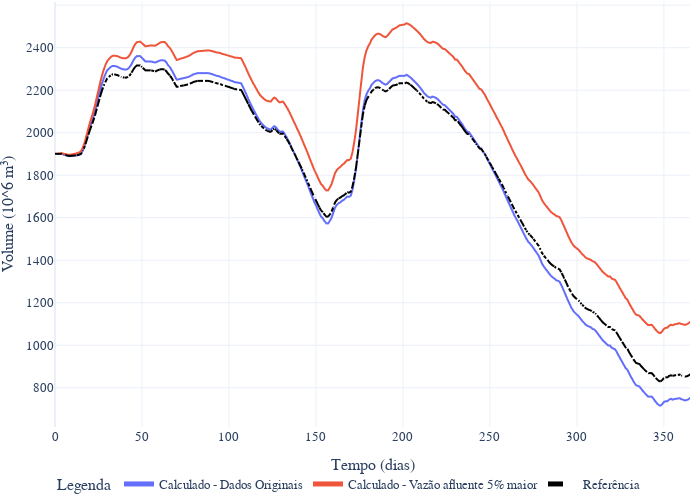

Here is the notebook cell this chart was saved with:
### Code cell
fig = px.line(df, x=df.index, y=['MB1', 'MB2', 'VU'])
fig.update_traces(line=dict(dash='dash', color='black'), selector=dict(name='VU'))

fig.update_traces(name='Referência', selector=dict(name='VU'))
fig.update_traces(name='Calculado - Dados Originais', selector=dict(name='MB1'))
fig.update_traces(name='Calculado - Vazão afluente 5% maior', selector=dict(name='MB2'))

fig.update_layout(
    xaxis_title='Tempo (dias)',
    yaxis_title='Volume (10^6 m³)',
    font=dict(family='CMU Serif', size=13),
    width=700,
    height=500,
    legend_title='Legenda',
    legend=dict(
        orientation='h',
        itemsizing='constant',
    ),
    margin=dict(l=0, r=10, t=0, b=0)
)
fig.show()

### Figure 1 — Plotly figure (JSON) as saved in the notebook; plotly's stock layout.template omitted (floating-point values rounded to 4 significant figures; data arrays with more than 128 entries replaced by an {"elided": "..."} marker saying what was removed)
{"data": [{"hovertemplate": "variable=MB1<br>index=%{x}<br>value=%{y}<extra></extra>", "legendgroup": "MB1", "line": {"color": "#636efa", "dash": "solid"}, "marker": {"symbol": "circle"}, "mode": "lines", "name": "Calculado - Dados Originais", "showlegend": true, "type": "scattergl", "x": {"elided": "366 int values"}, "xaxis": "x", "y": {"elided": "366 float values"}, "yaxis": "y"}, {"hovertemplate": "variable=MB2<br>index=%{x}<br>value=%{y}<extra></extra>", "legendgroup": "MB2", "line": {"color": "#EF553B", "dash": "solid"}, "marker": {"symbol": "circle"}, "mode": "lines", "name": "Calculado - Vazão afluente 5% maior", "showlegend": true, "type": "scattergl", "x": {"elided": "366 int values"}, "xaxis": "x", "y": {"elided": "366 float values"}, "yaxis": "y"}, {"hovertemplate": "variable=VU<br>index=%{x}<br>value=%{y}<extra></extra>", "legendgroup": "VU", "line": {"color": "black", "dash": "dash"}, "marker": {"symbol": "circle"}, "mode": "lines", "name": "Referência", "showlegend": true, "type": "scattergl", "x": {"elided": "366 int values"}, "xaxis": "x", "y": {"elided": "366 float values"}, "yaxis": "y"}], "layout": {"font": {"family": "CMU Serif", "size": 13}, "height": 500, "legend": {"itemsizing": "constant", "orientation": "h", "title": {"text": "Legenda"}, "tracegroupgap": 0}, "margin": {"b": 0, "l": 0, "r": 10, "t": 0}, "width": 700, "xaxis": {"anchor": "y", "domain": [0, 1], "title": {"text": "Tempo (dias)"}}, "yaxis": {"anchor": "x", "domain": [0, 1], "title": {"text": "Volume (10^6 m³)"}}}}
